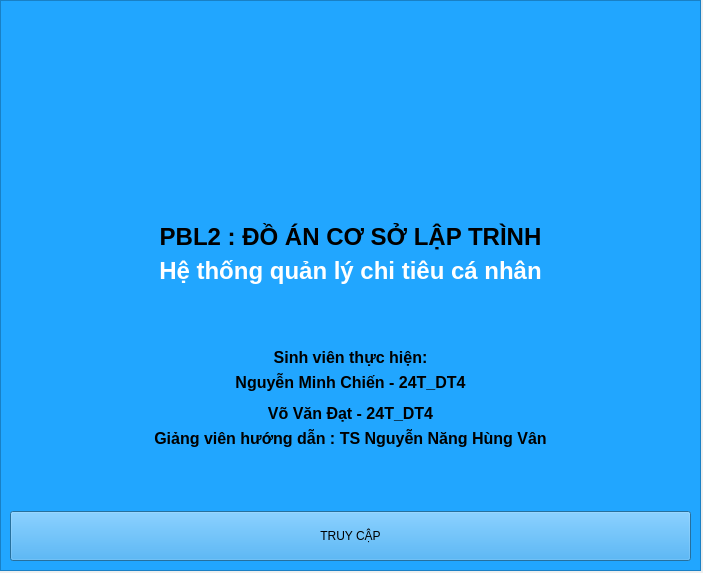
<?xml version="1.0" encoding="UTF-8"?>
<ui version="4.0">
 <class>LoginUI</class>
 <widget class="QDialog" name="LoginUI">
  <property name="geometry">
   <rect>
    <x>0</x>
    <y>0</y>
    <width>703</width>
    <height>573</height>
   </rect>
  </property>
  <property name="windowTitle">
   <string>Dialog</string>
  </property>
  <widget class="QFrame" name="frame">
   <property name="geometry">
    <rect>
     <x>0</x>
     <y>0</y>
     <width>701</width>
     <height>571</height>
    </rect>
   </property>
   <property name="styleSheet">
    <string notr="true">background-color: rgb(33, 166, 255);</string>
   </property>
   <property name="frameShape">
    <enum>QFrame::Shape::StyledPanel</enum>
   </property>
   <property name="frameShadow">
    <enum>QFrame::Shadow::Raised</enum>
   </property>
   <layout class="QVBoxLayout" name="verticalLayout">
    <item>
     <spacer name="verticalSpacer_4">
      <property name="orientation">
       <enum>Qt::Orientation::Vertical</enum>
      </property>
      <property name="sizeHint" stdset="0">
       <size>
        <width>20</width>
        <height>40</height>
       </size>
      </property>
     </spacer>
    </item>
    <item>
     <widget class="QWidget" name="widget" native="true">
      <property name="minimumSize">
       <size>
        <width>100</width>
        <height>150</height>
       </size>
      </property>
      <property name="maximumSize">
       <size>
        <width>16777215</width>
        <height>500</height>
       </size>
      </property>
      <widget class="QLabel" name="label_6">
       <property name="geometry">
        <rect>
         <x>220</x>
         <y>20</y>
         <width>111</width>
         <height>111</height>
        </rect>
       </property>
       <property name="text">
        <string/>
       </property>
       <property name="pixmap">
        <pixmap resource="src.qrc">:/img/src/images.png</pixmap>
       </property>
       <property name="scaledContents">
        <bool>true</bool>
       </property>
      </widget>
      <widget class="QLabel" name="label_7">
       <property name="geometry">
        <rect>
         <x>350</x>
         <y>20</y>
         <width>111</width>
         <height>111</height>
        </rect>
       </property>
       <property name="text">
        <string/>
       </property>
       <property name="pixmap">
        <pixmap resource="src.qrc">:/img/src/images.jpg</pixmap>
       </property>
       <property name="scaledContents">
        <bool>true</bool>
       </property>
      </widget>
     </widget>
    </item>
    <item>
     <widget class="QLabel" name="label">
      <property name="text">
       <string>&lt;html&gt;&lt;head/&gt;&lt;body&gt;&lt;p align=&quot;center&quot;&gt;&lt;span style=&quot; font-size:18pt; font-weight:700;&quot;&gt;PBL2 : ĐỒ ÁN CƠ SỞ LẬP TRÌNH&lt;/span&gt;&lt;/p&gt;&lt;/body&gt;&lt;/html&gt;</string>
      </property>
     </widget>
    </item>
    <item>
     <widget class="QLabel" name="label_2">
      <property name="text">
       <string>&lt;html&gt;&lt;head/&gt;&lt;body&gt;&lt;p align=&quot;center&quot;&gt;&lt;span style=&quot; font-size:18pt; font-weight:700; color:#ffffff;&quot;&gt;Hệ thống quản lý chi tiêu cá nhân&lt;/span&gt;&lt;/p&gt;&lt;/body&gt;&lt;/html&gt;</string>
      </property>
     </widget>
    </item>
    <item>
     <spacer name="verticalSpacer">
      <property name="orientation">
       <enum>Qt::Orientation::Vertical</enum>
      </property>
      <property name="sizeHint" stdset="0">
       <size>
        <width>20</width>
        <height>40</height>
       </size>
      </property>
     </spacer>
    </item>
    <item>
     <widget class="QLabel" name="label_3">
      <property name="text">
       <string>&lt;html&gt;&lt;head/&gt;&lt;body&gt;&lt;p align=&quot;center&quot;&gt;&lt;span style=&quot; font-size:12pt; font-weight:700;&quot;&gt;Sinh viên thực hiện:&lt;/span&gt;&lt;/p&gt;&lt;/body&gt;&lt;/html&gt;</string>
      </property>
     </widget>
    </item>
    <item>
     <widget class="QLabel" name="label_4">
      <property name="sizePolicy">
       <sizepolicy hsizetype="Minimum" vsizetype="Fixed">
        <horstretch>0</horstretch>
        <verstretch>0</verstretch>
       </sizepolicy>
      </property>
      <property name="layoutDirection">
       <enum>Qt::LayoutDirection::LeftToRight</enum>
      </property>
      <property name="text">
       <string>&lt;html&gt;&lt;head/&gt;&lt;body&gt;&lt;p align=&quot;center&quot;&gt;&lt;span style=&quot; font-size:12pt; font-weight:700;&quot;&gt;Nguyễn Minh Chiến  - 24T_DT4&lt;/span&gt;&lt;/p&gt;&lt;p align=&quot;center&quot;&gt;&lt;span style=&quot; font-size:12pt; font-weight:700;&quot;&gt;Võ Văn Đạt - 24T_DT4&lt;/span&gt;&lt;/p&gt;&lt;/body&gt;&lt;/html&gt;</string>
      </property>
      <property name="scaledContents">
       <bool>false</bool>
      </property>
      <property name="alignment">
       <set>Qt::AlignmentFlag::AlignHCenter|Qt::AlignmentFlag::AlignTop</set>
      </property>
      <property name="wordWrap">
       <bool>false</bool>
      </property>
     </widget>
    </item>
    <item>
     <widget class="QLabel" name="label_5">
      <property name="text">
       <string>&lt;html&gt;&lt;head/&gt;&lt;body&gt;&lt;p align=&quot;center&quot;&gt;&lt;span style=&quot; font-size:12pt; font-weight:700;&quot;&gt;Giảng viên hướng dẫn : TS Nguyễn Năng Hùng Vân&lt;/span&gt;&lt;/p&gt;&lt;/body&gt;&lt;/html&gt;</string>
      </property>
     </widget>
    </item>
    <item>
     <spacer name="verticalSpacer_2">
      <property name="orientation">
       <enum>Qt::Orientation::Vertical</enum>
      </property>
      <property name="sizeHint" stdset="0">
       <size>
        <width>20</width>
        <height>40</height>
       </size>
      </property>
     </spacer>
    </item>
    <item>
     <widget class="QPushButton" name="connectDashboard_btn">
      <property name="minimumSize">
       <size>
        <width>0</width>
        <height>50</height>
       </size>
      </property>
      <property name="styleSheet">
       <string notr="true">font: 700 16pt &quot;Segoe UI&quot;;</string>
      </property>
      <property name="text">
       <string>TRUY CẬP</string>
      </property>
     </widget>
    </item>
   </layout>
  </widget>
 </widget>
 <resources>
  <include location="src.qrc"/>
 </resources>
 <connections/>
</ui>
